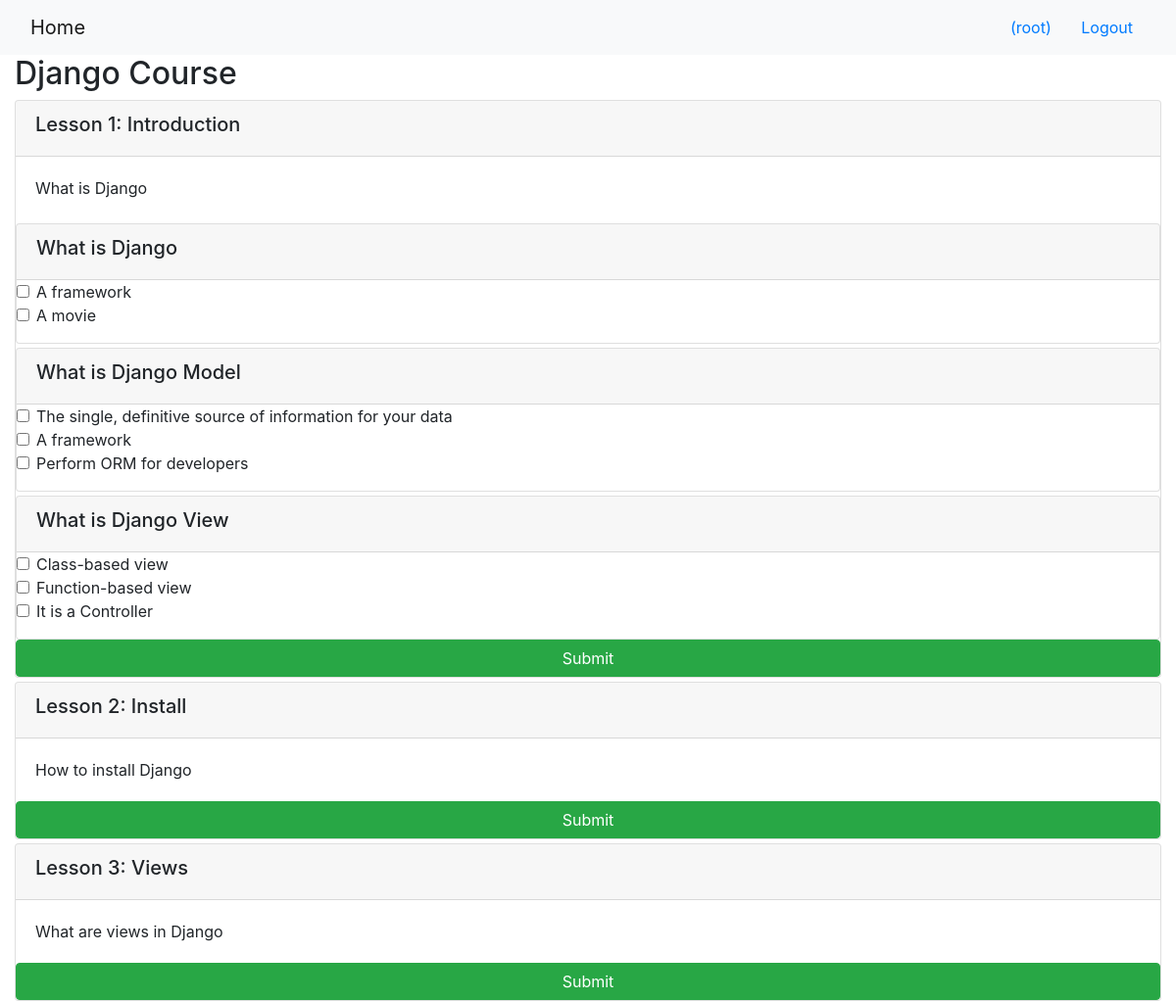
/onlinecourse/1/ (signed in), run on the app's committed database.
### onlinecourse/models.py (models this page shows, shortened)
class Course(models.Model):
    name = models.CharField(null=False, max_length=30, default='online course')
    image = models.ImageField(upload_to='course_images/')
    description = models.CharField(max_length=1000)
    pub_date = models.DateField(null=True)
    instructors = models.ManyToManyField(Instructor)
    users = models.ManyToManyField(settings.AUTH_USER_MODEL, through='Enrollment')
    total_enrollment = models.IntegerField(default=0)
    is_enrolled = False

class Lesson(models.Model):
    title = models.CharField(max_length=200, default="title")
    order = models.IntegerField(default=0)
    course = models.ForeignKey(Course, on_delete=models.CASCADE)
    content = models.TextField()

class Question(models.Model):
    lesson = models.ForeignKey(Lesson, on_delete=models.CASCADE)
    question_text = models.CharField(max_length=200, default='')
    question_grade = models.FloatField(default=0.0)

class Choice(models.Model):
    question = models.ForeignKey(Question, on_delete=models.CASCADE)
    choice_text = models.CharField(max_length=200, default='')
    is_correct = models.BooleanField(default=False)

### onlinecourse/views.py (the view)
# urls.py: path('<int:pk>/', views.CourseDetailView.as_view(), name='course_details'),
class CourseDetailView(generic.DetailView):
    model = Course
    template_name = 'onlinecourse/course_detail_bootstrap.html'

### onlinecourse/templates/onlinecourse/course_detail_bootstrap.html (shortened to what this page needs)
<!DOCTYPE html>
<html lang="en">
<head>
     {% load static %}
    <link rel="stylesheet" href="https://maxcdn.bootstrapcdn.com/bootstrap/4.5.2/css/bootstrap.min.css">
</head>
<body>
    <nav class="navbar navbar-light bg-light">
        <div class="container-fluid">
            <div class="navbar-header">
                  <a class="navbar-brand" href="{% url 'onlinecourse:index' %}">Home</a>
            </div>
            <ul class="nav navbar-nav navbar-right">
                {% if user.is_authenticated %}
                <li>
                    <a class="btn btn-link" href="#">{{ user.first_name }}({{ user.username }})</a>
                    <a class="btn btn-link" href="{% url 'onlinecourse:logout' %}">Logout</a>
                </li>
                {% endif %}
            </ul>
        </div>
    </nav>
    <div class="container-fluid">
            <h2>{{ course.name }}</h2>
            <div class="card-columns-vertical">
                {% for lesson in course.lesson_set.all %}
                    <div class="card mt-1">
                        <div class="card-header"><h5>Lesson {{lesson.order|add:1}}: {{lesson.title}}</h5></div>
                        <div class="card-body">{{lesson.content}}</div>
                        {% if user.is_authenticated %}
                        <div id="exam" class="collapse show">
                            <form id="questionform" action="{% url 'onlinecourse:submit' course.id %}" method="post">
                                {% for question in lesson.question_set.all %}
                                <div class="card mt-1">
                                    <div class="card-header"><h5>{{ question.question_text}}</h5></div>
                                    <div class="form-group">
                                        {% for choice in question.choice_set.all %}
                                        <div class="form-check">
                                            <label class="form-check-label">
                                                <input type="checkbox" name="choice_{{choice.id}}"
                                                    class="form-check-input" id="{{choice.id}}"
                                                    value="{{choice.id}}">{{ choice.choice_text }}
                                            </label>
                                        </div>
                                        {% endfor %}
                                    </div>
                                </div>
                                {% endfor %}
                            <input class="btn btn-success btn-block" type="submit" value="Submit">
                            </form>
                        </div>
                        {% else %}
                            <p>Please Login</p>
                        {% endif %}
                    </div>
                {% endfor %}
            </div>
    </div>
</body>
</html>

### data on the page
Course: name "Django Course"
Lesson: order|add "1", title "Introduction", content "What is Django"
Question: question_text "What is Django"
Choice: choice_text "A framework"
Choice: choice_text "A movie"
Question: question_text "What is Django Model"
Choice: choice_text "The single, definitive source of information for your data"
Choice: choice_text "A framework"
Choice: choice_text "Perform ORM for developers"
Question: question_text "What is Django View"
Choice: choice_text "Class-based view"
Choice: choice_text "Function-based view"
Choice: choice_text "It is a Controller"
Lesson: order|add "2", title "Install", content "How to install Django"
Lesson: order|add "3", title "Views", content "What are views in Django"

### other printed values
{{ user.username }} "root"
